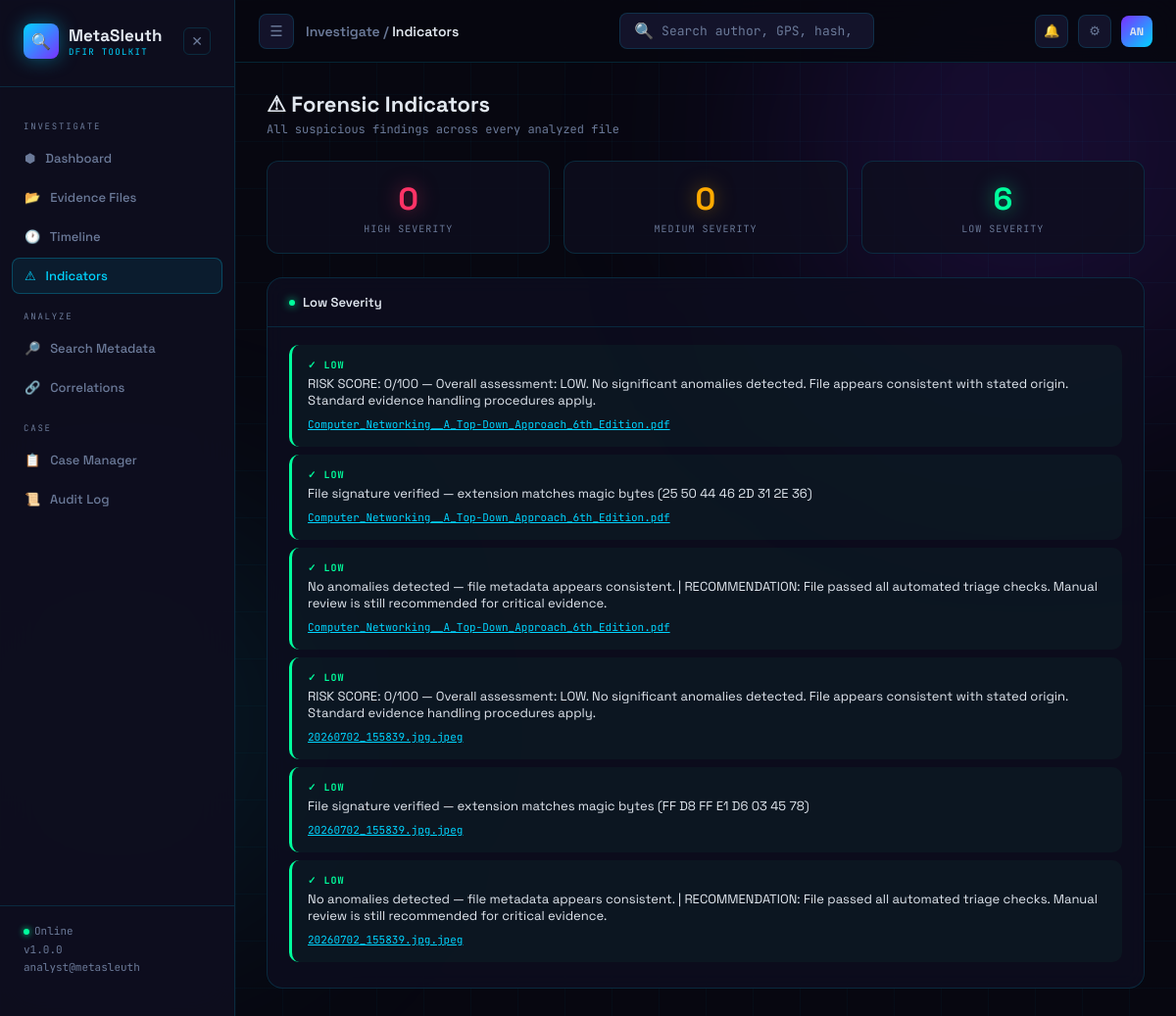
The page /indicators on the database as committed earlier.
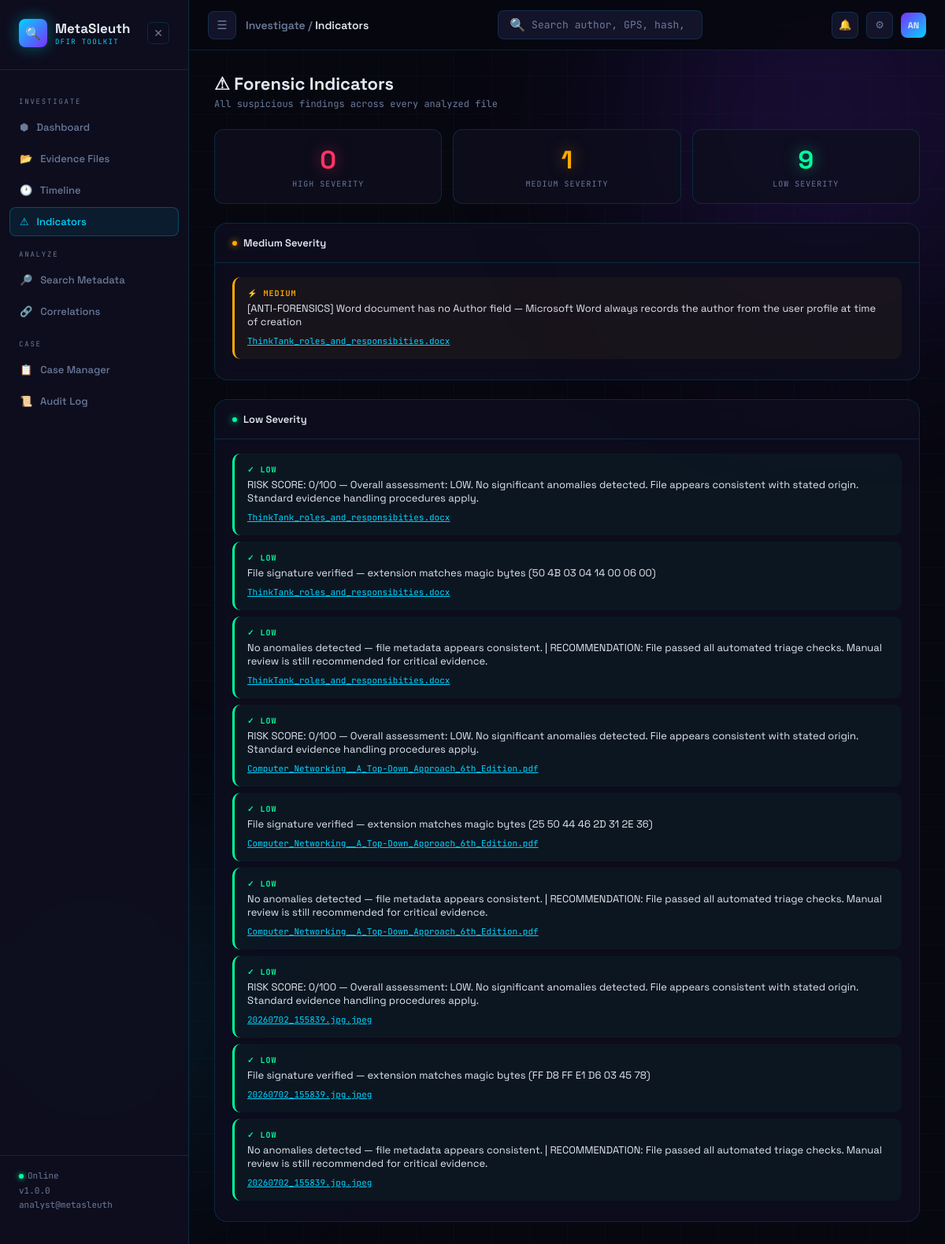
The same page on the database as committed later.
### tables this page shows
CREATE TABLE indicators (
            id          INTEGER PRIMARY KEY AUTOINCREMENT,
            file_id     INTEGER NOT NULL,
            severity    TEXT NOT NULL,
            description TEXT NOT NULL,
            FOREIGN KEY (file_id) REFERENCES files(id)
        );

CREATE TABLE files (
            id          INTEGER PRIMARY KEY AUTOINCREMENT,
            filename    TEXT NOT NULL,
            file_type   TEXT NOT NULL,
            file_size   INTEGER,
            md5         TEXT,
            sha1        TEXT,
            sha256      TEXT,
            upload_time TEXT NOT NULL,
            analyst     TEXT
        );

### app.py (the view)
@app.route('/indicators')
def indicators_page():
    conn   = get_connection()
    cursor = conn.cursor()
    cursor.execute('''
        SELECT i.severity, i.description,
               f.filename, f.id as file_id, f.file_type
        FROM indicators i
        JOIN files f ON i.file_id = f.id
        ORDER BY
            CASE i.severity
                WHEN "HIGH"   THEN 1
                WHEN "MEDIUM" THEN 2
                ELSE 3
            END,
            f.upload_time DESC
    ''')
    rows = cursor.fetchall()
    conn.close()
    indicators = [dict(r) for r in rows]
    high   = [i for i in indicators if i['severity'] == 'HIGH']
    medium = [i for i in indicators if i['severity'] == 'MEDIUM']
    low    = [i for i in indicators if i['severity'] == 'LOW']
    return render_template('indicators.html',
                           indicators=indicators,
                           high=high,
                           medium=medium,
                           low=low)

### database/db.py (called while the page is built)
def get_connection():
    conn = sqlite3.connect(DATABASE)
    conn.row_factory = sqlite3.Row
    return conn

### templates/indicators.html (shortened to what this page needs)
{% extends 'base.html' %}
{% block breadcrumb %}Investigate / <span>Indicators</span>{% endblock %}
{% block content %}
<div>
    <div class="page-title">⚠ Forensic Indicators</div>
    <div class="page-sub">All suspicious findings across every analyzed file</div>
</div>
<div class="stat-row">
    <div class="stat-card">
        <div class="stat-num" style="color:var(--alert);text-shadow:0 0 20px rgba(255,51,102,0.5)">
            {{ high | length }}
        </div>
        <div class="stat-lbl">High Severity</div>
    </div>
    <div class="stat-card">
        <div class="stat-num" style="color:var(--warn);text-shadow:0 0 20px rgba(255,170,0,0.5)">
            {{ medium | length }}
        </div>
        <div class="stat-lbl">Medium Severity</div>
    </div>
    <div class="stat-card">
        <div class="stat-num" style="color:var(--ok);text-shadow:0 0 20px rgba(0,255,157,0.5)">
            {{ low | length }}
        </div>
        <div class="stat-lbl">Low Severity</div>
    </div>
</div>
{% if medium %}
<div class="panel">
    <div class="panel-head">
        <div class="panel-title"><span class="dot" style="background:var(--warn);box-shadow:0 0 8px var(--warn)"></span>Medium Severity</div>
    </div>
    <div class="panel-body">
        {% for ind in medium %}
        <div class="ind-item MEDIUM">
            <div class="ind-sev MEDIUM">⚡ MEDIUM</div>
            <div class="ind-desc">{{ ind.description }}</div>
            <a class="ind-file" href="/file/{{ ind.file_id }}">{{ ind.filename }}</a>
        </div>
        {% endfor %}
    </div>
</div>
{% endif %}
{% if low %}
<div class="panel">
    <div class="panel-head">
        <div class="panel-title"><span class="dot o"></span>Low Severity</div>
    </div>
    <div class="panel-body">
        {% for ind in low %}
        <div class="ind-item LOW">
            <div class="ind-sev LOW">✓ LOW</div>
            <div class="ind-desc">{{ ind.description }}</div>
            <a class="ind-file" href="/file/{{ ind.file_id }}">{{ ind.filename }}</a>
        </div>
        {% endfor %}
    </div>
</div>
{% endif %}
{% endblock %}

### templates/base.html (shortened to what this page needs)
<!DOCTYPE html>
<html lang="en">
<head>
</head>
<body>
    <div class="orb orb-a"></div>
    <div class="app">
        <aside class="sidebar" id="sidebar">
            <div class="logo">
                <div class="logo-icon">&#128269;</div>
                <div>
                    <div class="logo-name">MetaSleuth</div>
                    <div class="logo-sub">DFIR TOOLKIT</div>
                </div>
                <button
                    class="sidebar-close"
                    onclick="toggleSidebar()"
                    title="Collapse sidebar"
                >
                    &#10005;
                </button>
            </div>
            <nav class="nav">
                <div class="nav-label">Investigate</div>
                <a class="nav-item {% if request.path == '/' %}active{% endif %}"
                   href="/">
                    &#11042; &nbsp; Dashboard
                </a>
                <a class="nav-item {% if request.path == '/evidence' %}active{% endif %}"
                   href="/evidence">
                    &#128194; &nbsp; Evidence Files
                </a>
                <a class="nav-item {% if request.path == '/timeline' %}active{% endif %}"
                   href="/timeline">
                    &#128336; &nbsp; Timeline
                </a>
                <a class="nav-item {% if request.path == '/indicators' %}active{% endif %}"
                   href="/indicators">
                    &#9888; &nbsp; Indicators
                </a>
                <div class="nav-label">Analyze</div>
                <a class="nav-item {% if request.path == '/search' %}active{% endif %}"
                   href="/search">
                    &#128270; &nbsp; Search Metadata
                </a>
                <a class="nav-item {% if request.path == '/correlations' %}active{% endif %}"
                   href="/correlations">
                    &#128279; &nbsp; Correlations
                </a>
                <div class="nav-label">Case</div>
                <a class="nav-item {% if request.path == '/cases' %}active{% endif %}"
                   href="/cases">
                    &#128203; &nbsp; Case Manager
                </a>
                <a class="nav-item {% if request.path == '/auditlog' %}active{% endif %}"
                   href="/auditlog">
                    &#128220; &nbsp; Audit Log
                </a>
            </nav>
            <div class="sidebar-foot">
                <span class="live-dot"></span>Online<br>
                v{{ version if version else '1.0.0' }}<br>
                {{ analyst if analyst else 'analyst@metasleuth' }}
            </div>
        </aside>
        <div class="main" id="main">
            <div class="topbar">
                <div class="topbar-left">
                    <button
                        class="sidebar-toggle"
                        onclick="toggleSidebar()"
                        title="Toggle sidebar"
                    >
                        &#9776;
                    </button>
                    <div class="breadcrumb">
                        {% block breadcrumb %}Dashboard{% endblock %}
                    </div>
                </div>
                <form class="search-wrap" action="/search" method="GET">
                    <span>&#128269;</span>
                    <input
                        name="q"
                        type="text"
                        placeholder="Search author, GPS, hash, software..."
                    />
                </form>
                <div class="topbar-right">
                    <div class="icon-btn">&#128276;</div>
                    <div class="icon-btn">&#9881;</div>
                    <div class="avatar">AN</div>
                </div>
            </div>
            <div class="content">
                {% block content %}{% endblock %}
            </div>
        </div>
    </div>
</body>
</html>

Rows that differ between the two databases and show on the page:
added indicators: description "[ANTI-FORENSICS] Word document has no Author field — Microsoft Word always records the author from the user profile at time of creation", filename "ThinkTank_roles_and_responsibities.docx"
added indicators: description "RISK SCORE: 0/100 — Overall assessment: LOW. No significant anomalies detected. File appears consistent with stated origin. Standard evidence handling procedures apply.", filename "ThinkTank_roles_and_responsibities.docx"
added indicators: description "File signature verified — extension matches magic bytes (50 4B 03 04 14 00 06 00)", filename "ThinkTank_roles_and_responsibities.docx"
added indicators: description "No anomalies detected — file metadata appears consistent. | RECOMMENDATION: File passed all automated triage checks. Manual review is still recommended for critical evidence.", filename "ThinkTank_roles_and_responsibities.docx"
Other text that changed with them:
{{ medium | length }}: "0" → "1"
{{ low | length }}: "6" → "9"
text now shown: "Medium Severity"
